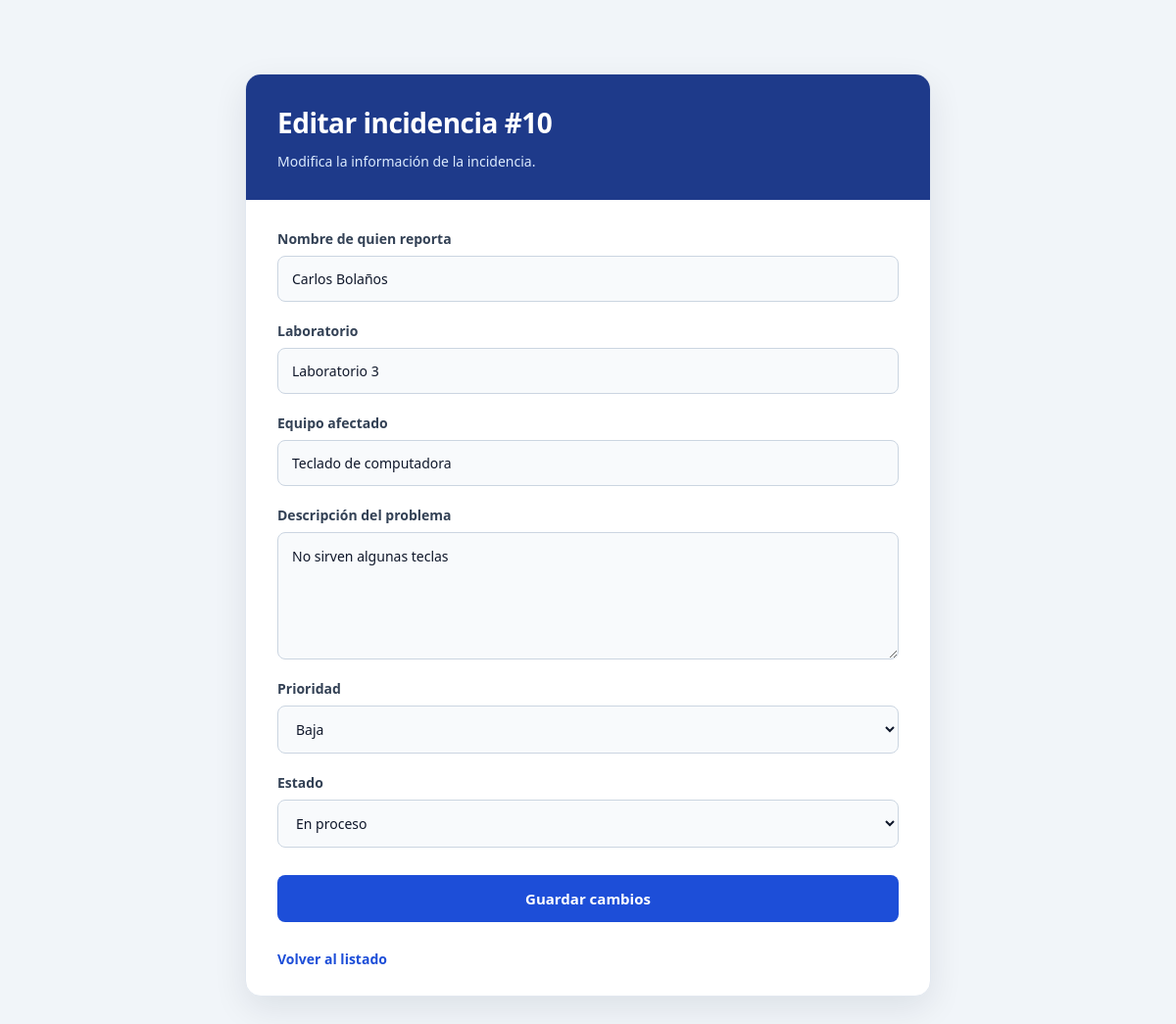
Screenshot of /pages/editar.php?id=10 (signed in) with the database file from the repository.
### tables this page shows
CREATE TABLE `incidencias` (
  `id` int(11) NOT NULL,
  `nombre_reporta` varchar(100) NOT NULL,
  `laboratorio` varchar(100) NOT NULL,
  `equipo_afectado` varchar(150) NOT NULL,
  `descripcion` text NOT NULL,
  `prioridad` enum('Baja','Media','Alta','Crítica') NOT NULL DEFAULT 'Media',
  `estado` enum('Pendiente','En proceso','Resuelta') NOT NULL DEFAULT 'Pendiente',
  `fecha_registro` timestamp NOT NULL DEFAULT current_timestamp()
);

### pages/editar.php (the view, shortened to what this page needs)
<?php
require_once "../config/database.php";
function escapar($valor) {
    return htmlspecialchars((string)$valor, ENT_QUOTES, "UTF-8");
}
$estados = ["Pendiente", "En proceso", "Resuelta"];
$prioridades = ["Baja", "Media", "Alta", "Crítica"];
$id = filter_input(INPUT_GET, "id", FILTER_VALIDATE_INT);
$stmt = $conexion->prepare(
    "SELECT * FROM incidencias WHERE id = ?"
);
$stmt->bind_param("i", $id);
$stmt->execute();
$resultado = $stmt->get_result();
$incidencia = $resultado->fetch_assoc();
?>
<!DOCTYPE html>
<html lang="es">
<head>
    <link rel="stylesheet" href="../css/style.css">
    <link rel="stylesheet" href="../css/registrar.css">
</head>
<body>
<main class="contenedor">
    <h1>Editar incidencia #<?= (int)$id ?></h1>
    <p class="subtitulo">
        Modifica la información de la incidencia.
    </p>
    <form method="POST">
        <label for="nombre_reporta">Nombre de quien reporta</label>
        <input
            type="text"
            id="nombre_reporta"
            name="nombre_reporta"
            maxlength="100"
            value="<?= escapar($incidencia["nombre_reporta"]) ?>"
            required
        >
        <label for="laboratorio">Laboratorio</label>
        <input
            type="text"
            id="laboratorio"
            name="laboratorio"
            maxlength="100"
            value="<?= escapar($incidencia["laboratorio"]) ?>"
            required
        >
        <label for="equipo_afectado">Equipo afectado</label>
        <input
            type="text"
            id="equipo_afectado"
            name="equipo_afectado"
            maxlength="150"
            value="<?= escapar($incidencia["equipo_afectado"]) ?>"
            required
        >
        <label for="descripcion">Descripción del problema</label>
        <textarea
            id="descripcion"
            name="descripcion"
            required
        ><?= escapar($incidencia["descripcion"]) ?></textarea>
        <label for="prioridad">Prioridad</label>
        <select id="prioridad" name="prioridad" required>
            <?php foreach ($prioridades as $opcion): ?>
                <option
                    value="<?= escapar($opcion) ?>"
                    <?= $incidencia["prioridad"] === $opcion ? "selected" : "" ?>
                >
                    <?= escapar($opcion) ?>
                </option>
            <?php endforeach; ?>
        </select>
        <label for="estado">Estado</label>
        <select id="estado" name="estado" required>
            <?php foreach ($estados as $opcion): ?>
                <option
                    value="<?= escapar($opcion) ?>"
                    <?= $incidencia["estado"] === $opcion ? "selected" : "" ?>
                >
                    <?= escapar($opcion) ?>
                </option>
            <?php endforeach; ?>
        </select>
        <button type="submit">Guardar cambios</button>
    </form>
    <a class="enlace" href="listar.php">Volver al listado</a>
</main>
</body>
</html>

### css/style.css (style rules this page uses)
* { box-sizing: border-box; }
body { margin: 0; padding: 30px 15px; font-family: Arial, Helvetica, sans-serif; background: #f1f5f9; color: #1e293b; }
input, select, textarea, button { font: inherit; }
label { display: block; margin: 17px 0 7px; font-weight: bold; }
input, select, textarea { width: 100%; padding: 12px; border: 1px solid #cbd5e1; border-radius: 6px; background: #fff; }
button { padding: 13px; border: none; border-radius: 6px; background: #2563eb; color: white; cursor: pointer; }
.enlace { color: #2563eb; text-decoration: none; }

### css/registrar.css (style rules this page uses)
body { margin: 0; min-height: 100vh; background: #f1f5f9; font-family: "Segoe UI", Arial, sans-serif; color: #1e293b; }
.contenedor { width: calc(100% - 32px); max-width: 700px; margin: 45px auto; padding: 0; overflow: hidden; box-sizing: border-box; background: #ffffff; border: 1px solid #e2e8f0; border-radius: 16px; box-shadow: 0 12px 35px rgba(15, 23, 42, 0.09); }
.contenedor h1 { margin: 0; padding: 30px 32px 10px; background: #1e3a8a; color: #ffffff; font-size: 28px; font-weight: 700; letter-spacing: -0.5px; }
.subtitulo { margin: 0; padding: 0 32px 28px; background: #1e3a8a; color: #dbeafe; font-size: 14px; line-height: 1.6; }
.contenedor form { padding: 10px 32px 28px; }
.contenedor label { display: block; margin: 20px 0 8px; color: #334155; font-size: 14px; font-weight: 600; }
.contenedor input, .contenedor select, .contenedor textarea { display: block; width: 100%; box-sizing: border-box; padding: 13px 14px; border: 1px solid #cbd5e1; border-radius: 8px; background: #f8fafc; color: #0f172a; font-family: inherit; font-size: 14px; transition: background 0.2s, border-color 0.2s, box-shadow 0.2s; }
.contenedor input::placeholder, .contenedor textarea::placeholder { color: #94a3b8; }
.contenedor textarea { min-height: 130px; resize: vertical; line-height: 1.6; }
.contenedor button { display: block; width: 100%; margin-top: 28px; padding: 14px 18px; border: none; border-radius: 8px; background: #1d4ed8; color: #ffffff; font-family: inherit; font-size: 15px; font-weight: 700; cursor: pointer; transition: background 0.2s, transform 0.2s, box-shadow 0.2s; }
.contenedor > .enlace { display: block; margin: 0; padding: 0 32px 28px; color: #1d4ed8; font-size: 14px; font-weight: 600; text-decoration: none; }

### rows the page displays
incidencias: nombre_reporta "Carlos Bolaños", laboratorio "Laboratorio 3", equipo_afectado "Teclado de computadora", descripcion "No sirven algunas teclas"

### other values shown
$id "10"
form field prioridad "Baja"
form field estado "En proceso"
